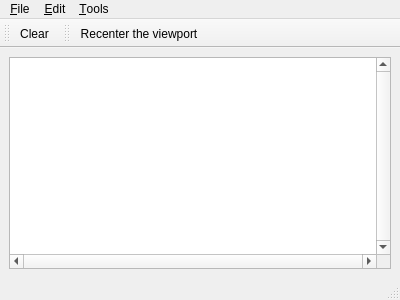
<ui version="4.0" >
 <author>GeometryFactory</author>
 <class>Circular_kernel_2</class>
 <widget class="QMainWindow" name="Circular_kernel_2" >
  <property name="geometry" >
   <rect>
    <x>0</x>
    <y>0</y>
    <width>400</width>
    <height>300</height>
   </rect>
  </property>
  <property name="windowTitle" >
   <string>CGAL  Circular Kernel Demo</string>
  </property>
  <property name="windowIcon" >
   <iconset>
    <normaloff>:/cgal/logos/cgal_icon</normaloff>:/cgal/logos/cgal_icon</iconset>
  </property>
  <widget class="QWidget" name="centralwidget" >
   <layout class="QGridLayout" >
    <item row="0" column="0" >
     <widget class="QGraphicsView" name="graphicsView" >
      <property name="focusPolicy" >
       <enum>Qt::StrongFocus</enum>
      </property>
      <property name="verticalScrollBarPolicy" >
       <enum>Qt::ScrollBarAlwaysOn</enum>
      </property>
      <property name="horizontalScrollBarPolicy" >
       <enum>Qt::ScrollBarAlwaysOn</enum>
      </property>
      <property name="transformationAnchor" >
       <enum>QGraphicsView::NoAnchor</enum>
      </property>
     </widget>
    </item>
   </layout>
  </widget>
  <widget class="QStatusBar" name="statusbar" />
  <widget class="QToolBar" name="fileToolBar" >
   <property name="windowTitle" >
    <string>File Tools</string>
   </property>
   <attribute name="toolBarArea" >
    <enum>TopToolBarArea</enum>
   </attribute>
   <attribute name="toolBarBreak" >
    <bool>false</bool>
   </attribute>
   <addaction name="actionClear" />
  </widget>
  <widget class="QToolBar" name="toolBar" >
   <property name="windowTitle" >
    <string>Visualization Tools</string>
   </property>
   <attribute name="toolBarArea" >
    <enum>TopToolBarArea</enum>
   </attribute>
   <attribute name="toolBarBreak" >
    <bool>false</bool>
   </attribute>
   <addaction name="actionRecenter" />
  </widget>
  <widget class="QMenuBar" name="menubar" >
   <property name="geometry" >
    <rect>
     <x>0</x>
     <y>0</y>
     <width>400</width>
     <height>19</height>
    </rect>
   </property>
   <widget class="QMenu" name="menuFile" >
    <property name="title" >
     <string>&amp;File</string>
    </property>
    <addaction name="separator" />
    <addaction name="actionClear" />
    <addaction name="separator" />
    <addaction name="actionExit" />
    <addaction name="actionLoadLineAndCircularArcs" />
   </widget>
   <widget class="QMenu" name="menuEdit" >
    <property name="title" >
     <string>&amp;Edit</string>
    </property>
   </widget>
   <widget class="QMenu" name="menuTools" >
    <property name="title" >
     <string>&amp;Tools</string>
    </property>
    <addaction name="separator" />
    <addaction name="actionRecenter" />
   </widget>
   <addaction name="menuFile" />
   <addaction name="menuEdit" />
   <addaction name="menuTools" />
  </widget>
  <action name="actionAbout" >
   <property name="text" >
    <string>&amp;About</string>
   </property>
  </action>
  <action name="actionAboutCGAL" >
   <property name="text" >
    <string>About &amp;CGAL</string>
   </property>
  </action>
  <action name="actionExit" >
   <property name="text" >
    <string>&amp;Quit</string>
   </property>
   <property name="shortcut" >
    <string>Ctrl+Q</string>
   </property>
  </action>
  <action name="actionClear" >
   <property name="icon" >
    <iconset resource="../icons/File.qrc" >
     <normaloff>:/cgal/fileToolbar/fileNew.png</normaloff>:/cgal/fileToolbar/fileNew.png</iconset>
   </property>
   <property name="text" >
    <string>&amp;Clear</string>
   </property>
   <property name="shortcut" >
    <string>Ctrl+C</string>
   </property>
  </action>
  <action name="actionShowDelaunay" >
   <property name="checkable" >
    <bool>true</bool>
   </property>
   <property name="icon" >
    <iconset>
     <normaloff/>
    </iconset>
   </property>
   <property name="text" >
    <string>Show &amp;Delaunay Triangulation</string>
   </property>
   <property name="shortcut" >
    <string>Ctrl+D</string>
   </property>
  </action>
  <action name="actionLoadPoints" >
   <property name="icon" >
    <iconset resource="../icons/File.qrc" >
     <normaloff>:/cgal/fileToolbar/fileOpen.png</normaloff>:/cgal/fileToolbar/fileOpen.png</iconset>
   </property>
   <property name="text" >
    <string>&amp;Load Points...</string>
   </property>
   <property name="shortcut" >
    <string>Ctrl+L</string>
   </property>
  </action>
  <action name="actionSavePoints" >
   <property name="icon" >
    <iconset resource="../icons/File.qrc" >
     <normaloff>:/cgal/fileToolbar/fileSave.png</normaloff>:/cgal/fileToolbar/fileSave.png</iconset>
   </property>
   <property name="text" >
    <string>&amp;Save Points...</string>
   </property>
   <property name="shortcut" >
    <string>Ctrl+S</string>
   </property>
  </action>
  <action name="actionRecenter" >
   <property name="icon" >
    <iconset resource="../icons/Input.qrc" >
     <normaloff>:/cgal/Input/zoom-best-fit</normaloff>:/cgal/Input/zoom-best-fit</iconset>
   </property>
   <property name="text" >
    <string>Re&amp;center the viewport</string>
   </property>
   <property name="shortcut" >
    <string>Ctrl+R</string>
   </property>
  </action>
  <action name="actionInsertCircularArc" >
   <property name="checkable" >
    <bool>true</bool>
   </property>
   <property name="text" >
    <string>Insert Circular Arc</string>
   </property>
  </action>
  <action name="actionLoadLineAndCircularArcs" >
   <property name="text" >
    <string>Load Line and Circular Arcs</string>
   </property>
  </action>
 </widget>
 <resources>
  <include location="Circular_kernel_2.qrc" />
  <include location="../icons/File.qrc" />
  <include location="../icons/Logos.qrc" />
  <include location="../icons/Triangulation_2.qrc" />
  <include location="../icons/Input.qrc" />
  <include location="../icons/File.qrc" />
  <include location="../icons/Input.qrc" />
  <include location="../icons/Logos.qrc" />
 </resources>
 <connections/>
</ui>
